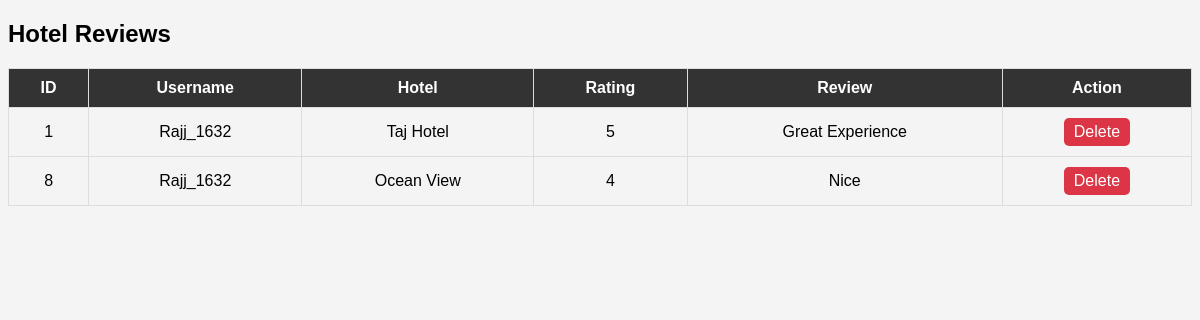
The app's page /admin/hotel_review.php (signed in) with its own data.
### tables this page shows
CREATE TABLE `hotel_reviews` (
  `id` int(11) NOT NULL,
  `user_id` int(11) DEFAULT NULL,
  `property_id` int(11) DEFAULT NULL,
  `rating` float DEFAULT NULL CHECK (`rating` between 1 and 5),
  `review` text DEFAULT NULL,
  `created_at` timestamp NOT NULL DEFAULT current_timestamp()
);

CREATE TABLE `user` (
  `user_id` int(11) NOT NULL,
  `username` varchar(20) NOT NULL,
  `fname` varchar(100) NOT NULL,
  `lname` varchar(100) NOT NULL,
  `email` varchar(255) NOT NULL,
  `phno` varchar(20) DEFAULT NULL,
  `address` varchar(255) DEFAULT NULL,
  `dob` date DEFAULT NULL,
  `password` varchar(500) NOT NULL,
  `reset_token` varchar(255) DEFAULT NULL,
  `reset_expiry` datetime DEFAULT NULL
);

CREATE TABLE `hotels1` (
  `id` int(11) NOT NULL,
  `name` varchar(255) NOT NULL,
  `location` varchar(255) NOT NULL,
  `price` decimal(10,2) NOT NULL,
  `description` text DEFAULT NULL,
  `features` text NOT NULL,
  `facilities` text NOT NULL,
  `guest_capacity` varchar(50) NOT NULL,
  `area` varchar(50) NOT NULL,
  `image_url` varchar(255) DEFAULT NULL,
  `iframe` varchar(2000) NOT NULL,
  `last_updated` timestamp NOT NULL DEFAULT current_timestamp() ON UPDATE current_timestamp()
);

### admin/hotel_review.php (the view, shortened to what this page needs)
<?php
include 'db_connect.php';
$result = mysqli_query($conn, "
    SELECT hr.id, u.username, p.name AS hotel_name, hr.rating, hr.review
    FROM hotel_reviews hr
    JOIN user u ON hr.user_id = u.user_id
    JOIN hotels1 p ON hr.property_id = p.id
");
?>
<!DOCTYPE html>
<html lang="en">
<head>
    <link rel="stylesheet" href="review.css">
</head>
<body>
    <h2>Hotel Reviews</h2>
    <table border="1">
        <tr>
            <th>ID</th>
            <th>Username</th>
            <th>Hotel</th>
            <th>Rating</th>
            <th>Review</th>
            <th>Action</th>
        </tr>
        <?php while ($row = mysqli_fetch_assoc($result)) { ?>
            <tr>
                <td><?= htmlspecialchars($row['id']) ?></td>
                <td><?= htmlspecialchars($row['username']) ?></td>
                <td><?= htmlspecialchars($row['hotel_name']) ?></td>
                <td><?= htmlspecialchars($row['rating']) ?></td>
                <td><?= htmlspecialchars($row['review']) ?></td>
                <td><a class="delete-btn" href="hotel_review.php?delete=<?= $row['id'] ?>">Delete</a></td>
            </tr>
        <?php } ?>
    </table>
</body>
</html>

### admin/review.css (style rules this page uses)
body { font-family: Arial, sans-serif; background-color: #f4f4f4; }
table { width: 100%; border-collapse: collapse; margin-top: 20px; }
th, td { border: 1px solid #ddd; padding: 10px; text-align: center; }
th { background-color: #333; color: white; }
a { display: inline-block; text-decoration: none; padding: 5px 10px; border-radius: 5px; color: white; }
.delete-btn { background-color: #dc3545; }

### records on screen
hotel_reviews: id "1", user.username "Rajj_1632", property.name "Taj Hotel", rating "5", review "Great Experience"
hotel_reviews: id "8", user.username "Rajj_1632", property.name "Ocean View", rating "4", review "Nice"
